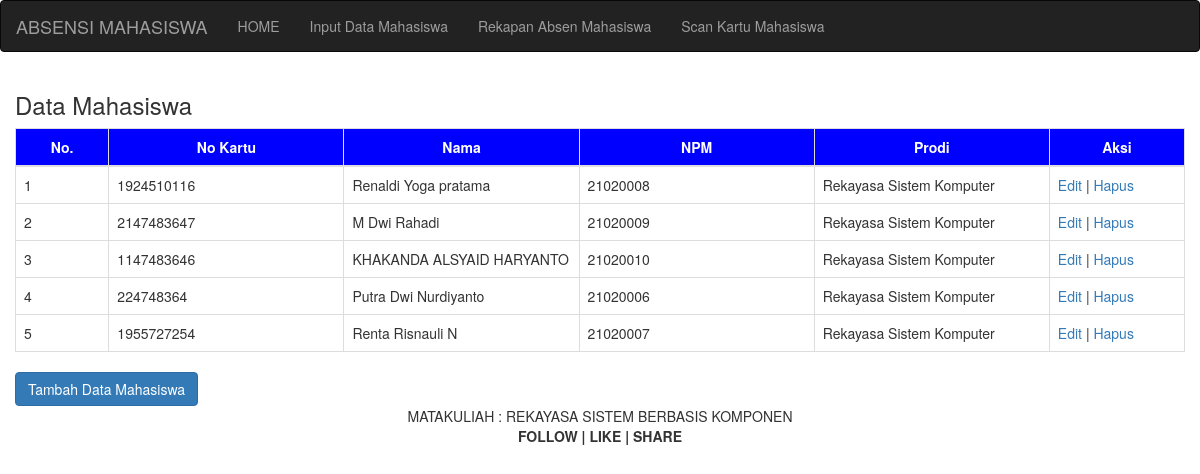
Page /absen/datamahasiswa.php on the committed database.
### tables this page shows
CREATE TABLE `mahasiswa` (
  `id` int(11) NOT NULL,
  `nokartu` varchar(15) NOT NULL,
  `nama` varchar(25) NOT NULL,
  `NPM` varchar(15) NOT NULL,
  `Prodi` varchar(30) NOT NULL
);

### absen/datamahasiswa.php (the view, shortened to what this page needs)
<!DOCTYPE html>
<html>
<head>
	<?php include "header.php"; ?>
</head>
<body>
	<?php include "menu.php"; ?>
	<div class="container-fluid">
		<h3>Data Mahasiswa</h3>
		<table class="table table-bordered">
			<thead>
				<tr style="background-color: blue; color: white;">
				<th style="width: 10px; text-align: center">No.</th>
				<th style="width: 100px; text-align: center">No Kartu
				</th>
				<th style="width: 100px; text-align: center">Nama</th>
				<th style="width: 100px; text-align: center">NPM</th>
				<th style="width: 100px; text-align: center">Prodi</th>
				<th style="width: 50px; text-align: center">Aksi</th>
			</tr>
			</thead>
			<tbody>
				<?php
					include "koneksi.php";
					$sql = mysqli_query($konek, "select * from mahasiswa");
					$no = 0;
					while($data = mysqli_fetch_array($sql))
					{
						$no++;
				?>
				<tr>
					<td> <?php echo $no; ?> </td>
					<td> <?php echo $data['nokartu']; ?></td>
					<td> <?php echo $data['nama']; ?></td>
					<td> <?php echo $data['NPM']; ?></td>
					<td> <?php echo $data['Prodi']; ?></td>
					<td>
						<a href="edit.php?id=<?php echo $data['id']; ?>">
						Edit</a> | <a href="hapus.php?id=<?php echo $data[
							'id']; ?>">Hapus</a>
					</td>
				</tr>
				<?php } ?>
			</tbody>
		</table>
	<a href="tambah.php"> <button class="btn btn-primary">Tambah Data Mahasiswa</button></a>
	<?php include "footer.php"; ?>
</body>
</html>

### absen/header.php (shortened to what this page needs)
<link rel="stylesheet" type="text/css" href="css/bootstrap.min.css">

### absen/menu.php (shortened to what this page needs)
<nav class="navbar navbar-inverse">
	<div class="container-fluid">
		<div class="navbar-header">
			<a href="#" class="navbar-brand">ABSENSI MAHASISWA</a>
		</div>
		<ul class="nav navbar-nav">
			<li> <a href="index.php"> HOME </a> </li>
			<li> <a href="datamahasiswa.php">Input Data Mahasiswa </a> </li>
			<li> <a href="absen.php"> Rekapan  Absen Mahasiswa </a> </li>
			<li> <a href="scan.php"> Scan Kartu Mahasiswa</a> </li>
		</ul>
</nav>

### absen/footer.php
<div class="footer" style="text-align: center">
	MATAKULIAH : REKAYASA SISTEM BERBASIS KOMPONEN <br>
	<strong>FOLLOW | LIKE | SHARE</strong>
</div>

### rows in the picture
mahasiswa: nokartu "1924510116", nama "Renaldi Yoga pratama", NPM "21020008", Prodi "Rekayasa Sistem Komputer"
mahasiswa: nokartu "2147483647", nama "M Dwi Rahadi", NPM "21020009", Prodi "Rekayasa Sistem Komputer"
mahasiswa: nokartu "1147483646", nama "KHAKANDA ALSYAID HARYANTO", NPM "21020010", Prodi "Rekayasa Sistem Komputer"
mahasiswa: nokartu "224748364", nama "Putra Dwi Nurdiyanto", NPM "21020006", Prodi "Rekayasa Sistem Komputer"
mahasiswa: nokartu "1955727254", nama "Renta Risnauli N", NPM "21020007", Prodi "Rekayasa Sistem Komputer"
